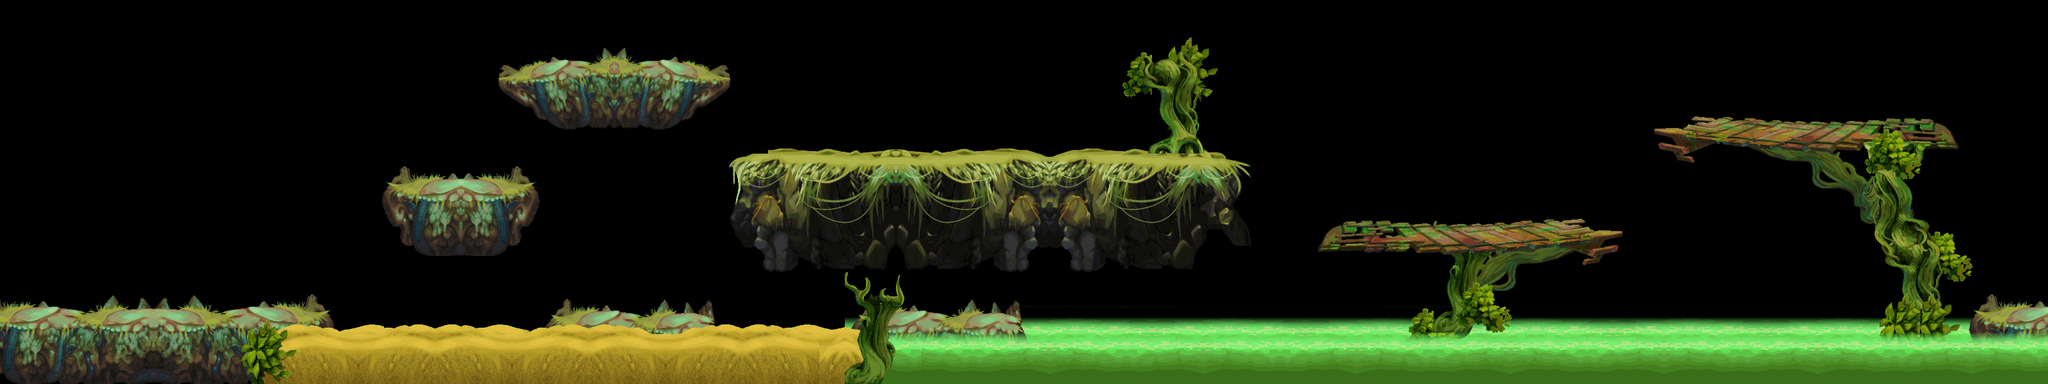

This game map was drawn from its Tiled (.tmx) file and the tilesets committed beside it. A one-line description and the trimmed map source follow:
An orthogonal 80x15 tile map with 40x40 px tiles, 4 tile layers (land1, land2, land3, land4) and 44 objects.

<map version="1.0" orientation="orthogonal" width="80" height="15" tilewidth="40" tileheight="40">
 <tileset firstgid="1" name="c-land" tilewidth="40" tileheight="40">
  <image source="c-land.png" width="1745" height="2038" />
 </tileset>
 <layer name="land1" width="80" height="15">
  <data>[1200 cells, 334 non-empty, 121 distinct tile ids]</data>
 </layer>
 <layer name="land2" width="80" height="15">
  <data>[1200 cells, 592 non-empty, 370 distinct tile ids]</data>
 </layer>
 <layer name="land3" width="80" height="15">
  <data>[1200 cells, 177 non-empty, 146 distinct tile ids]</data>
 </layer>
 <layer name="land4" width="80" height="15">
  <data>[1200 cells, 222 non-empty, 57 distinct tile ids]</data>
 </layer>
 <objectgroup name="pengzhuang" width="80" height="15">
  <object x="-3" y="498" width="478" height="100" />
  <object x="885" y="497" width="207" height="101" />
  <object x="615" y="293" width="205" height="34" />
  <object x="1163" y="250" width="753" height="29" />
  <object x="2073" y="366" width="446" height="25" />
  <object x="2605" y="206" width="443" height="23" />
  <object x="3095" y="490" width="101" height="101" />
  <object x="476" y="546" width="80" height="58" />
  <object x="802" y="550" width="82" height="68" />
  <object x="1093" y="546" width="80" height="58" />
  <object x="1326" y="502" width="268" height="100" />
  <object x="1282" y="550" width="46" height="48" />
  <object x="782" y="118" width="352" height="28" />
 </objectgroup>
 <objectgroup name="zuobiao1" width="80" height="15">
  <object x="757" y="300">
   <properties>
    <property name="id" value="1" />
    <property name="type" value="1" />
   </properties>
  </object>
  <object x="1787" y="573">
   <properties>
    <property name="id" value="13" />
    <property name="type" value="0" />
   </properties>
  </object>
  <object x="557" y="549" width="243" height="52">
   <properties>
    <property name="id" value="19" />
   </properties>
  </object>
  <object x="1174" y="550" width="107" height="55">
   <properties>
    <property name="id" value="19" />
   </properties>
  </object>
  <object x="2664" y="571">
   <properties>
    <property name="id" value="13" />
    <property name="type" value="0" />
   </properties>
  </object>
  <object x="2935" y="208">
   <properties>
    <property name="id" value="1" />
    <property name="type" value="1" />
   </properties>
  </object>
  <object x="2863" y="208">
   <properties>
    <property name="id" value="1" />
    <property name="type" value="1" />
   </properties>
  </object>
  <object x="1884" y="598">
   <properties>
    <property name="id" value="18" />
   </properties>
  </object>
  <object x="2122" y="598">
   <properties>
    <property name="id" value="18" />
   </properties>
  </object>
  <object x="2526" y="598">
   <properties>
    <property name="id" value="18" />
   </properties>
  </object>
  <object x="2724" y="596">
   <properties>
    <property name="id" value="18" />
   </properties>
  </object>
  <object x="2878" y="594">
   <properties>
    <property name="id" value="18" />
   </properties>
  </object>
 </objectgroup>
 <objectgroup name="zuobiao2" width="80" height="15">
  <object x="1531" y="250">
   <properties>
    <property name="id" value="101" />
    <property name="num" value="5" />
    <property name="range" value="100" />
    <property name="time" value="1" />
    <property name="timemax" value="12" />
    <property name="timemin" value="3" />
    <property name="z" value="0" />
   </properties>
  </object>
  <object x="2755" y="200">
   <properties>
    <property name="id" value="104" />
    <property name="num" value="4" />
    <property name="range" value="50" />
    <property name="time" value="1" />
    <property name="timemax" value="6" />
    <property name="timmin" value="3" />
   </properties>
  </object>
  <object x="934" y="118">
   <properties>
    <property name="id" value="104" />
    <property name="num" value="4" />
    <property name="range" value="50" />
    <property name="time" value="1" />
    <property name="timemax" value="6" />
    <property name="timmin" value="3" />
   </properties>
  </object>
  <object x="374" y="502">
   <properties>
    <property name="id" value="104" />
    <property name="num" value="4" />
    <property name="range" value="50" />
    <property name="time" value="1" />
    <property name="timemax" value="6" />
    <property name="timmin" value="3" />
   </properties>
  </object>
  <object x="666" y="292">
   <properties>
    <property name="id" value="102" />
    <property name="num" value="3" />
    <property name="range" value="0" />
    <property name="time" value="1" />
    <property name="timemax" value="10" />
    <property name="timmin" value="3" />
   </properties>
  </object>
  <object x="1264" y="254">
   <properties>
    <property name="id" value="102" />
    <property name="num" value="3" />
    <property name="range" value="0" />
    <property name="time" value="1" />
    <property name="timemax" value="10" />
    <property name="timmin" value="3" />
   </properties>
  </object>
  <object x="2682" y="204">
   <properties>
    <property name="id" value="102" />
    <property name="num" value="3" />
    <property name="range" value="0" />
    <property name="time" value="1" />
    <property name="timemax" value="10" />
    <property name="timmin" value="3" />
   </properties>
  </object>
  <object x="926" y="498">
   <properties>
    <property name="id" value="111" />
    <property name="num" value="2" />
    <property name="range" value="20" />
    <property name="time" value="1" />
    <property name="timemax" value="8" />
    <property name="timmin" value="1" />
   </properties>
  </object>
  <object x="2134" y="362">
   <properties>
    <property name="id" value="111" />
    <property name="num" value="2" />
    <property name="range" value="20" />
    <property name="time" value="1" />
    <property name="timemax" value="8" />
    <property name="timmin" value="1" />
   </properties>
  </object>
  <object x="1414" y="248">
   <properties>
    <property name="id" value="101" />
    <property name="num" value="5" />
    <property name="range" value="100" />
    <property name="time" value="1" />
    <property name="timemax" value="12" />
    <property name="timemin" value="3" />
    <property name="z" value="0" />
   </properties>
  </object>
  <object x="2334" y="364">
   <properties>
    <property name="id" value="101" />
    <property name="num" value="5" />
    <property name="range" value="100" />
    <property name="time" value="1" />
    <property name="timemax" value="12" />
    <property name="timemin" value="3" />
    <property name="z" value="0" />
   </properties>
  </object>
  <object x="1724" y="250">
   <properties>
    <property name="id" value="103" />
    <property name="num" value="4" />
    <property name="range" value="50" />
    <property name="time" value="1" />
    <property name="timemax" value="6" />
    <property name="timmin" value="3" />
   </properties>
  </object>
  <object x="292" y="500">
   <properties>
    <property name="id" value="103" />
    <property name="num" value="4" />
    <property name="range" value="50" />
    <property name="time" value="1" />
    <property name="timemax" value="6" />
    <property name="timmin" value="3" />
   </properties>
  </object>
  <object x="2256" y="362">
   <properties>
    <property name="id" value="103" />
    <property name="num" value="4" />
    <property name="range" value="50" />
    <property name="time" value="1" />
    <property name="timemax" value="6" />
    <property name="timmin" value="3" />
   </properties>
  </object>
  </objectgroup>
 <objectgroup name="zuobiao3" width="80" height="15">
  <!-- 4 objects omitted --></objectgroup>
</map>
<!-- 5 of 44 objects omitted -->
